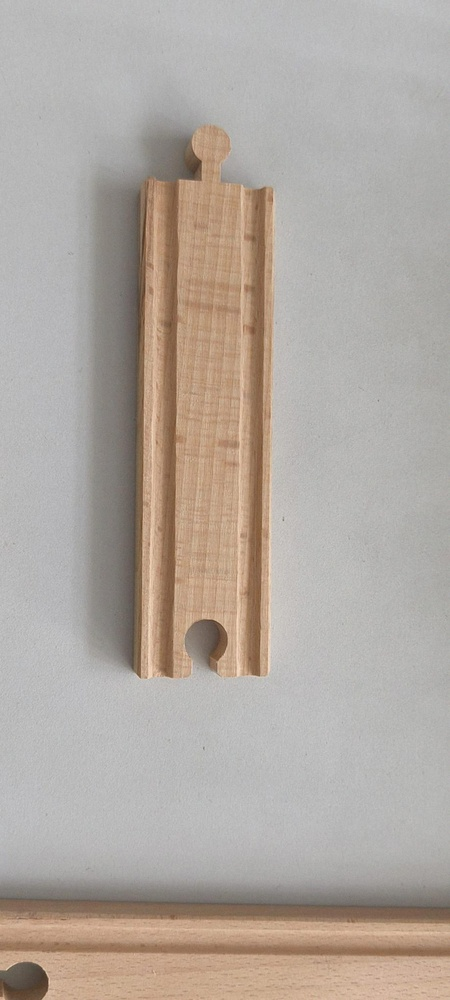
#> input picture Dataset/test/Rails/0ae880ef-2dfb-4bc8-b3b8-358f066837e1_noise.jpg, 450 x 1000 px, shrunk from 918 x 2040 before the run
$ python datasetTransformations.py
#> lines starting #> are read from the running program, lines starting #| are printed output that depends on the picture
import random
import numpy as np
from pathlib import Path
from PIL import Image, ImageEnhance, ImageFilter

IMAGE_EXTENSIONS= {".jpg", ".jpeg", ".png", ".tiff", ".bmp"}

def loadImages(dir: Path) ->list:
    result = []

    for path in sorted(dir.rglob("*")):
        if path.suffix.lower() in IMAGE_EXTENSIONS:
            img = Image.open(path).convert("RGB")
#> img is the input picture: PIL image 450x1000 RGB; mean R, G, B 176.6, 167.9, 160.4
            result.append((img, path.name))

    if not result:
        raise FileNotFoundError(f"No images found in: {dir}")

    print(f"Loaded {len(result)} images from '{dir}'")
#| Loaded 1 images from 'Dataset/train/Rails'

    return result

def saveImage(img: Image.Image, output: Path, filename: str, suffix: str = "") -> None:
    output.mkdir(parents=True, exist_ok=True)

    stem = Path(filename).stem
    ext = Path(filename).suffix.lower()
    dest = output / f"{stem}{suffix}{ext}"

    img.save(dest)

def flip(img: Image.Image, direction: str = "random") -> Image.Image:
    if direction == "random":
        direction = random.choice(["horizontal", "vertical"])
    if direction == "horizontal":
        return img.transpose(Image.FLIP_LEFT_RIGHT)
    if direction == "vertical":
        return img.transpose(Image.FLIP_TOP_BOTTOM)

    raise ValueError("Direction must be 'horizonta', 'vertical' or 'random'")

def rotate(img: Image.Image, angle: float = None, max_angle: float = 20.0) -> Image.Image:
    if angle is None:
        angle = random.uniform(-max_angle, max_angle)
    return img.rotate(angle, expand=False, fillcolor=(0, 0, 0))

def brightness(img: Image.Image, factor: float = None, low: float = 0.6, high: float = 1.4) -> Image.Image:
    if factor is None:
        factor = random.uniform(low, high)
    return ImageEnhance.Brightness(img).enhance(factor)

def contrast(img: Image.Image, factor: float = None, low: float = 0.6, high: float = 1.4) -> Image.Image:
    if factor is None:
        factor = random.uniform(low, high)
    return ImageEnhance.Contrast(img).enhance(factor)

def saturation(img: Image.Image, factor: float = None, low: float = 0.5, high: float = 1.5) -> Image.Image:
    if img.mode != "RGB":
        return img
    if factor is None:
        factor = random.uniform(low, high)
    return ImageEnhance.Color(img).enhance(factor)

def gaussianBlur(img: Image.Image, radius: float = None, max_radius: float = 1.5) -> Image.Image:
    if radius is None:
        radius = random.uniform(0.3, max_radius)
    return img.filter(ImageFilter.GaussianBlur(radius=radius))

def noise(img: Image.Image, amount: float = 0.02) -> Image.Image:
    arr = np.array(img, dtype=np.float32)
    noise = arr + np.random.normal(0, amount * 255, arr.shape)
    return Image.fromarray(np.clip(noise, 0, 255).astype(np.uint8))

if __name__ == "__main__":
    imagesRails = loadImages(Path("Dataset") / "train" / "Rails")
#> imagesRails = 1 item
    imagesDrone = loadImages(Path("Dataset") / "train" / "Drone")
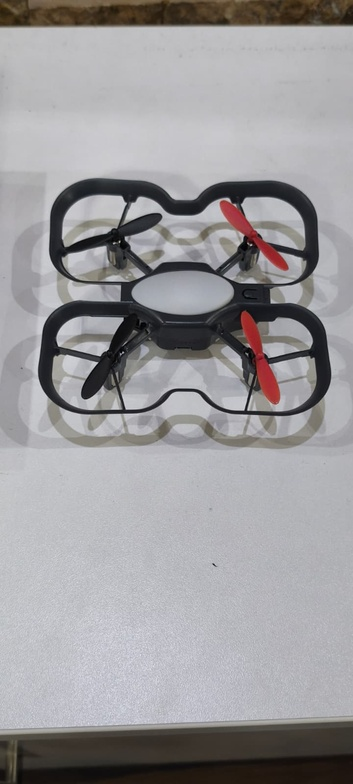
#> input picture Dataset/train/Drone/0f8aa141-8a33-4ee8-aba2-b1103e1949c2.jpg, 353 x 784 px, shrunk from 720 x 1600 before the run
#> in loadImages, img is the input picture: PIL image 353x784 RGB; mean R, G, B 155.1, 153.4, 155.7
#| Loaded 2 images from 'Dataset/train/Drone'
#> imagesDrone = 2 items

    for img, name in imagesRails:
        saveImage(flip(img), Path("Dataset") / "train" / "Rails", name, suffix="_flip")
        saveImage(rotate(img), Path("Dataset") / "train" / "Rails", name, suffix="_rotate")
        saveImage(brightness(img), Path("Dataset") / "train" / "Rails", name, suffix="_brightness")
        saveImage(saturation(img), Path("Dataset") / "train" / "Rails", name, suffix="_saturation")
        saveImage(contrast(img), Path("Dataset") / "train" / "Rails", name, suffix="_contrast")
        saveImage(noise(img), Path("Dataset") / "validation" / "Rails", name, suffix="_noise")
        saveImage(gaussianBlur(img), Path("Dataset") / "validation" / "Rails", name, suffix="_blur")
#> this loop made 1 pass
#> (direction in flip, radius in gaussianBlur) on pass 1: ('vertical', 0.786)
#> pass 1, in saveImage, `img.save(dest)`:
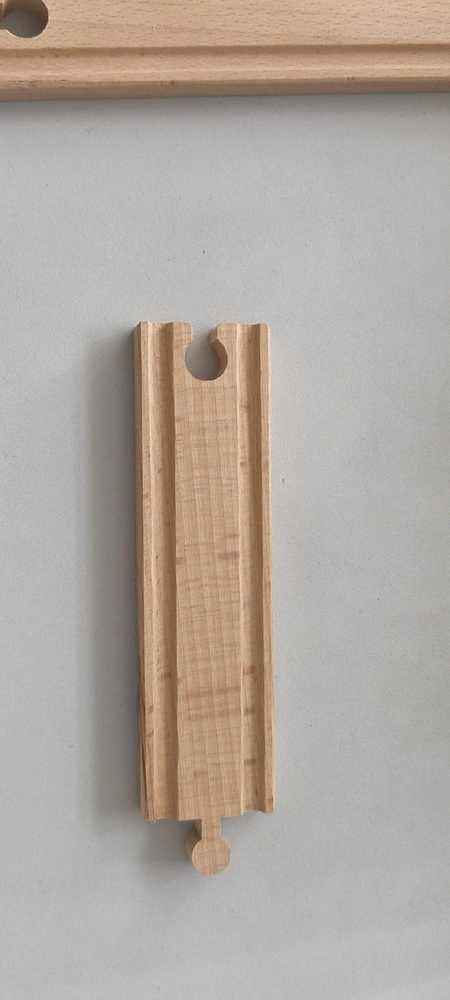
#> saved as 0ae880ef-2dfb-4bc8-b3b8-358f066837e1_noise_flip.jpg: PIL image 450x1000 RGB; mean R, G, B 176.6, 167.9, 160.4
#> pass 1, in saveImage (call 2), `img.save(dest)`:
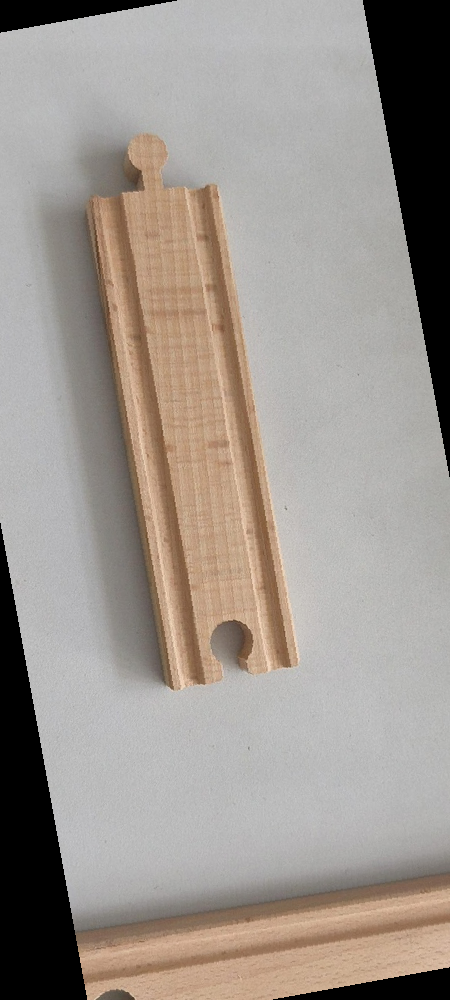
#> saved as 0ae880ef-2dfb-4bc8-b3b8-358f066837e1_noise_rotate.jpg: PIL image 450x1000 RGB; mean R, G, B 157.6, 149.5, 142.6

    for img, name in imagesDrone:
        saveImage(flip(img), Path("Dataset") / "train" / "Drone", name, suffix="_flip")
        saveImage(rotate(img), Path("Dataset") / "train" / "Drone", name, suffix="_rotate")
        saveImage(brightness(img), Path("Dataset") / "train" / "Drone", name, suffix="_brightness")
        saveImage(saturation(img), Path("Dataset") / "train" / "Drone", name, suffix="_saturation")
        saveImage(contrast(img), Path("Dataset") / "train" / "Drone", name, suffix="_contrast")
        saveImage(noise(img), Path("Dataset") / "validation" / "Drone", name, suffix="_noise")
        saveImage(gaussianBlur(img), Path("Dataset") / "validation" / "Drone", name, suffix="_blur")
#> this loop made 2 passes
#> (direction in flip, radius in gaussianBlur) on passes 1 to 2: ('vertical', 0.467), ('horizontal', 1.48)
#> pass 1, in saveImage (call 8), `img.save(dest)`:
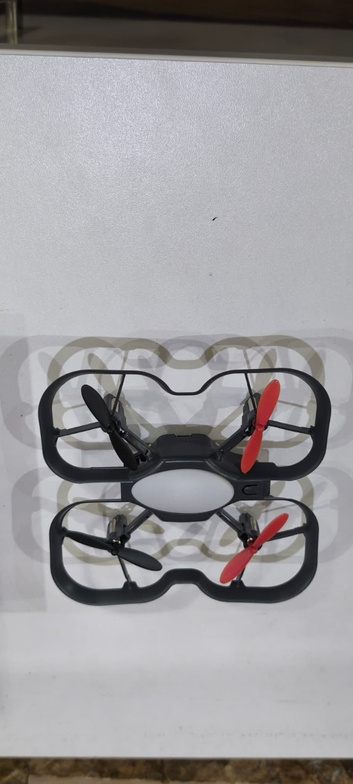
#> saved as 0f8aa141-8a33-4ee8-aba2-b1103e1949c2_flip.jpg: PIL image 353x784 RGB; mean R, G, B 155.1, 153.4, 155.7
#> pass 1, in saveImage (call 9), `img.save(dest)`:
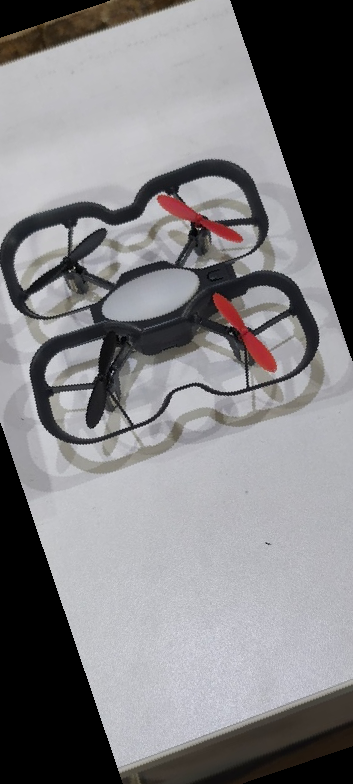
#> saved as 0f8aa141-8a33-4ee8-aba2-b1103e1949c2_rotate.jpg: PIL image 353x784 RGB; mean R, G, B 129.5, 128.3, 130.8
